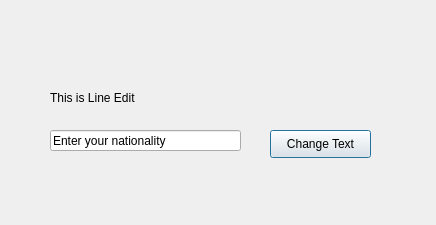
<?xml version="1.0" encoding="UTF-8"?>
<ui version="4.0">
 <class>Dialog</class>
 <widget class="QDialog" name="Dialog">
  <property name="geometry">
   <rect>
    <x>0</x>
    <y>0</y>
    <width>436</width>
    <height>225</height>
   </rect>
  </property>
  <property name="windowTitle">
   <string>Dialog</string>
  </property>
  <widget class="QLabel" name="label">
   <property name="geometry">
    <rect>
     <x>50</x>
     <y>90</y>
     <width>181</width>
     <height>16</height>
    </rect>
   </property>
   <property name="text">
    <string>This is Line Edit</string>
   </property>
  </widget>
  <widget class="QLineEdit" name="lineEdit">
   <property name="geometry">
    <rect>
     <x>50</x>
     <y>130</y>
     <width>191</width>
     <height>21</height>
    </rect>
   </property>
   <property name="text">
    <string>Enter your nationality</string>
   </property>
  </widget>
  <widget class="QPushButton" name="pushButton">
   <property name="geometry">
    <rect>
     <x>270</x>
     <y>130</y>
     <width>101</width>
     <height>28</height>
    </rect>
   </property>
   <property name="text">
    <string>Change Text</string>
   </property>
  </widget>
 </widget>
 <resources/>
 <connections/>
</ui>
